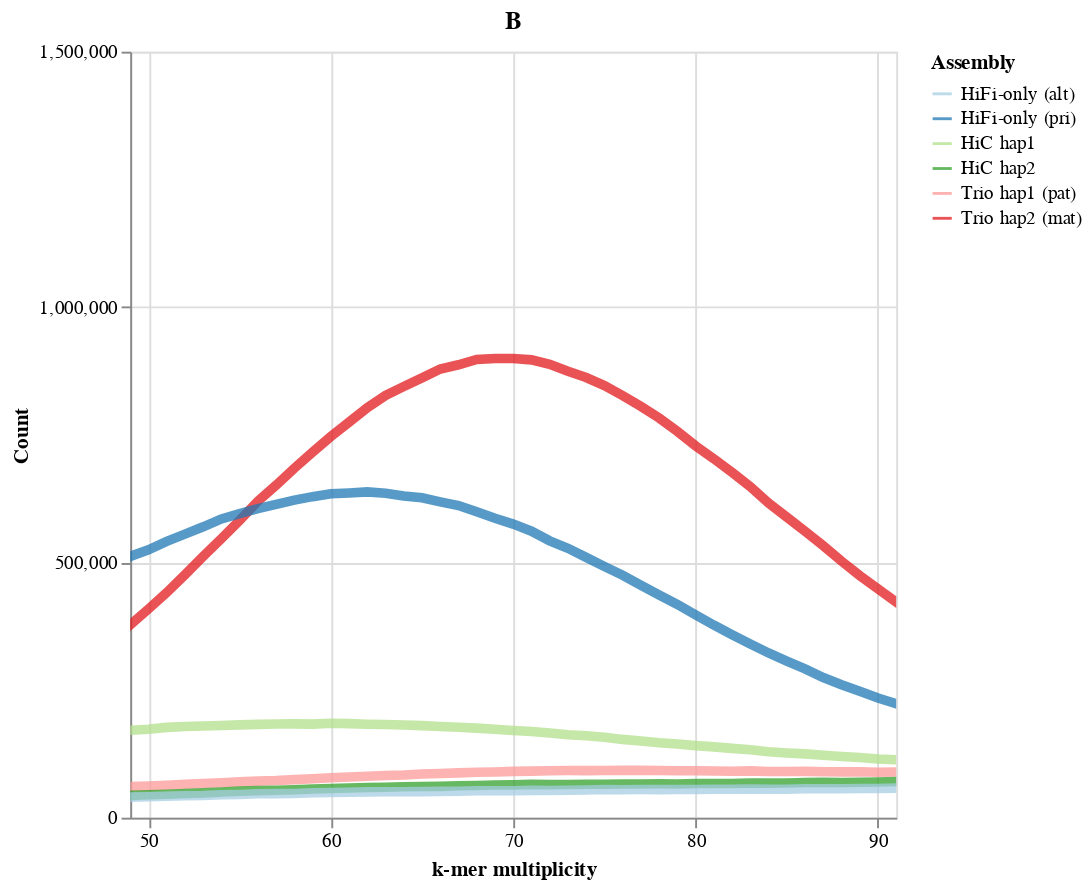

This figure's notebook cell:
### Code cell
panel_b = line_plot(all_2copy,modes_linelle,colors_linelle,'B')
panel_b

### Figure 1 — Vega-Lite specification as saved in the notebook (floating-point values rounded to 4 significant figures; data arrays with more than 128 entries replaced by an {"elided": "..."} marker saying what was removed)
{"config": {"view": {"continuousWidth": 400, "continuousHeight": 300}}, "data": {"name": "data-82db1d1b0c2ff61ed40a0312b3d2b341"}, "mark": {"type": "line", "clip": true, "opacity": 0.75, "strokeWidth": 5}, "encoding": {"color": {"field": "Assembly", "scale": {"domain": ["HiFi-only (alt)", "HiFi-only (pri)", "HiC hap1", "HiC hap2", "Trio hap1 (pat)", "Trio hap2 (mat)"], "range": ["#a6cee3", "#1f78b4", "#b2df8a", "#33a02c", "#fb9a99", "#e31a1c"]}, "type": "nominal"}, "x": {"axis": {"values": [50, 60, 70, 80, 90]}, "field": "kmer_multiplicity", "scale": {"domain": [49, 91]}, "title": "k-mer multiplicity", "type": "quantitative"}, "y": {"axis": {"values": [0, 500000, 1000000, 1500000]}, "field": "Count", "scale": {"domain": [0, 1500000]}, "title": "Count", "type": "quantitative"}}, "height": 400, "title": "B", "width": 400, "$schema": "https://vega.github.io/schema/vega-lite/v4.17.0.json", "datasets": {"data-82db1d1b0c2ff61ed40a0312b3d2b341": {"elided": "786 records"}}}
